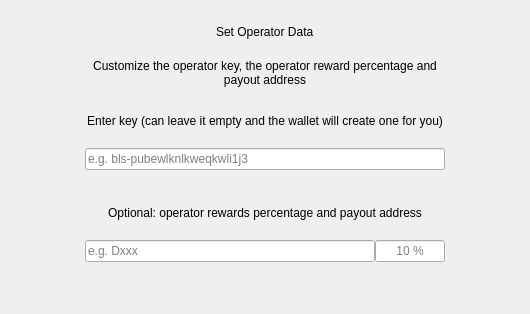
        <widget class="QWidget" name="page_5">
         <layout class="QVBoxLayout" name="verticalLayout_585" stretch="0,0,0,0,0,0,0,0,0,0,0">
          <property name="spacing">
           <number>6</number>
          </property>
          <property name="leftMargin">
           <number>85</number>
          </property>
          <property name="topMargin">
           <number>12</number>
          </property>
          <property name="rightMargin">
           <number>85</number>
          </property>
          <property name="bottomMargin">
           <number>12</number>
          </property>
          <item alignment="Qt::AlignHCenter">
           <widget class="QLabel" name="labelTitle6">
            <property name="minimumSize">
             <size>
              <width>0</width>
              <height>40</height>
             </size>
            </property>
            <property name="maximumSize">
             <size>
              <width>16777215</width>
              <height>50</height>
             </size>
            </property>
            <property name="text">
             <string>Set Operator Data</string>
            </property>
           </widget>
          </item>
          <item alignment="Qt::AlignHCenter">
           <widget class="QLabel" name="labelSubtitleOperator">
            <property name="minimumSize">
             <size>
              <width>360</width>
              <height>30</height>
             </size>
            </property>
            <property name="text">
             <string>Customize the operator key, the operator reward percentage and payout address</string>
            </property>
            <property name="alignment">
             <set>Qt::AlignCenter</set>
            </property>
            <property name="wordWrap">
             <bool>true</bool>
            </property>
           </widget>
          </item>
          <item>
           <spacer name="verticalSpacer_1_634">
            <property name="orientation">
             <enum>Qt::Vertical</enum>
            </property>
            <property name="sizeType">
             <enum>QSizePolicy::Fixed</enum>
            </property>
            <property name="sizeHint" stdset="0">
             <size>
              <width>20</width>
              <height>20</height>
             </size>
            </property>
           </spacer>
          </item>
          <item>
           <widget class="QLabel" name="labelSubtitleOperatorKey">
            <property name="text">
             <string>Enter key (can leave it empty and the wallet will create one for you)</string>
            </property>
            <property name="alignment">
             <set>Qt::AlignCenter</set>
            </property>
           </widget>
          </item>
          <item>
           <spacer name="verticalSpacer_1_7">
            <property name="orientation">
             <enum>Qt::Vertical</enum>
            </property>
            <property name="sizeType">
             <enum>QSizePolicy::Fixed</enum>
            </property>
            <property name="sizeHint" stdset="0">
             <size>
              <width>20</width>
              <height>14</height>
             </size>
            </property>
           </spacer>
          </item>
          <item>
           <widget class="QLineEdit" name="lineEditOperatorKey">
            <property name="placeholderText">
             <string notr="true">e.g. bls-pubewlknlkweqkwli1j3</string>
            </property>
           </widget>
          </item>
          <item>
           <spacer name="verticalSpacer_1_049">
            <property name="orientation">
             <enum>Qt::Vertical</enum>
            </property>
            <property name="sizeType">
             <enum>QSizePolicy::Fixed</enum>
            </property>
            <property name="sizeHint" stdset="0">
             <size>
              <width>20</width>
              <height>30</height>
             </size>
            </property>
           </spacer>
          </item>
          <item>
           <widget class="QLabel" name="labelSubtitleOperatorReward">
            <property name="text">
             <string>Optional: operator rewards percentage and payout address</string>
            </property>
            <property name="alignment">
             <set>Qt::AlignCenter</set>
            </property>
           </widget>
          </item>
          <item>
           <spacer name="verticalSpacer_1_890">
            <property name="orientation">
             <enum>Qt::Vertical</enum>
            </property>
            <property name="sizeType">
             <enum>QSizePolicy::Fixed</enum>
            </property>
            <property name="sizeHint" stdset="0">
             <size>
              <width>20</width>
              <height>14</height>
             </size>
            </property>
           </spacer>
          </item>
          <item>
           <widget class="QWidget" name="layoutRewards" native="true">
            <layout class="QHBoxLayout" name="horizontalLayout" stretch="5,0">
             <property name="spacing">
              <number>0</number>
             </property>
             <property name="leftMargin">
              <number>0</number>
             </property>
             <property name="topMargin">
              <number>0</number>
             </property>
             <property name="rightMargin">
              <number>0</number>
             </property>
             <property name="bottomMargin">
              <number>0</number>
             </property>
             <item>
              <widget class="QLineEdit" name="lineEditOperatorPayoutAddress">
               <property name="placeholderText">
                <string notr="true">e.g. Dxxx</string>
               </property>
              </widget>
             </item>
             <item>
              <widget class="QWidget" name="comboContainer" native="true">
               <property name="minimumSize">
                <size>
                 <width>40</width>
                 <height>0</height>
                </size>
               </property>
               <property name="maximumSize">
                <size>
                 <width>16777215</width>
                 <height>16777215</height>
                </size>
               </property>
               <layout class="QHBoxLayout" name="horizontalLayout_31">
                <property name="spacing">
                 <number>0</number>
                </property>
                <property name="leftMargin">
                 <number>0</number>
                </property>
                <property name="topMargin">
                 <number>0</number>
                </property>
                <property name="rightMargin">
                 <number>0</number>
                </property>
                <property name="bottomMargin">
                 <number>0</number>
                </property>
                <item>
                 <widget class="QLineEdit" name="lineEditPercentage">
                  <property name="sizePolicy">
                   <sizepolicy hsizetype="Fixed" vsizetype="Fixed">
                    <horstretch>0</horstretch>
                    <verstretch>0</verstretch>
                   </sizepolicy>
                  </property>
                  <property name="maximumSize">
                   <size>
                    <width>70</width>
                    <height>16777215</height>
                   </size>
                  </property>
                  <property name="inputMask">
                   <string notr="true"/>
                  </property>
                  <property name="text">
                   <string notr="true"/>
                  </property>
                  <property name="maxLength">
                   <number>2</number>
                  </property>
                  <property name="alignment">
                   <set>Qt::AlignCenter</set>
                  </property>
                  <property name="placeholderText">
                   <string notr="true">10 %</string>
                  </property>
                 </widget>
                </item>
               </layout>
              </widget>
             </item>
            </layout>
           </widget>
          </item>
          <item>
           <spacer name="verticalSpacer_1_510">
            <property name="orientation">
             <enum>Qt::Vertical</enum>
            </property>
            <property name="sizeHint" stdset="0">
             <size>
              <width>20</width>
              <height>40</height>
             </size>
            </property>
           </spacer>
          </item>
         </layout>
        </widget>
